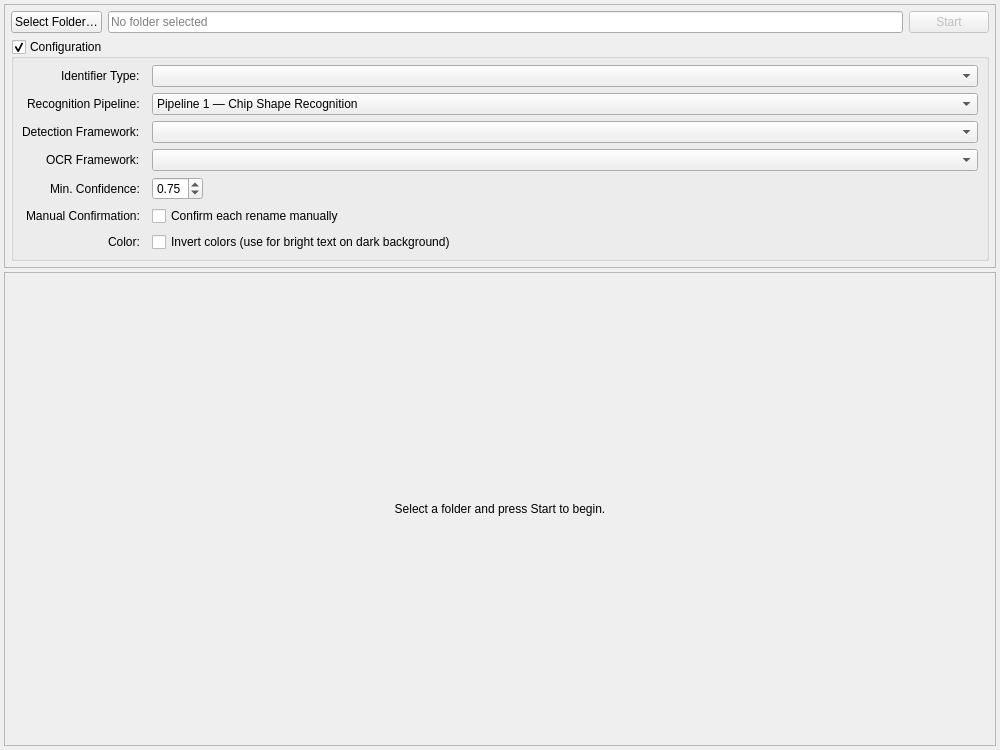
<?xml version="1.0" encoding="UTF-8"?>
<ui version="4.0">
 <class>SciBitWidget</class>
 <widget class="QWidget" name="SciBitWidget">
  <property name="geometry">
   <rect>
    <x>0</x>
    <y>0</y>
    <width>1000</width>
    <height>750</height>
   </rect>
  </property>
  <property name="windowTitle">
   <string>SCIBIT</string>
  </property>
  <layout class="QVBoxLayout" name="main_layout">
   <property name="spacing">
    <number>4</number>
   </property>
   <property name="leftMargin">
    <number>4</number>
   </property>
   <property name="topMargin">
    <number>4</number>
   </property>
   <property name="rightMargin">
    <number>4</number>
   </property>
   <property name="bottomMargin">
    <number>4</number>
   </property>

   <!-- ================================================================
        CONTROL BAR — always visible, disabled during processing
        ================================================================ -->
   <item>
    <widget class="QFrame" name="control_bar_frame">
     <property name="frameShape">
      <enum>QFrame::Shape::StyledPanel</enum>
     </property>
     <property name="frameShadow">
      <enum>QFrame::Shadow::Raised</enum>
     </property>
     <layout class="QVBoxLayout" name="control_bar_layout">
      <property name="spacing">
       <number>6</number>
      </property>
      <property name="leftMargin">
       <number>6</number>
      </property>
      <property name="topMargin">
       <number>6</number>
      </property>
      <property name="rightMargin">
       <number>6</number>
      </property>
      <property name="bottomMargin">
       <number>6</number>
      </property>

      <!-- Row 1: Folder selection + Start button -->
      <item>
       <layout class="QHBoxLayout" name="folder_row_layout">
        <property name="spacing">
         <number>6</number>
        </property>
        <item>
         <widget class="QPushButton" name="select_folder_btn">
          <property name="text">
           <string>Select Folder…</string>
          </property>
          <property name="minimumWidth">
           <number>110</number>
          </property>
         </widget>
        </item>
        <item>
         <widget class="QLineEdit" name="folder_path_edit">
          <property name="readOnly">
           <bool>true</bool>
          </property>
          <property name="placeholderText">
           <string>No folder selected</string>
          </property>
         </widget>
        </item>
        <item>
         <widget class="QPushButton" name="start_btn">
          <property name="text">
           <string>Start</string>
          </property>
          <property name="minimumWidth">
           <number>80</number>
          </property>
          <property name="enabled">
           <bool>false</bool>
          </property>
         </widget>
        </item>
       </layout>
      </item>

      <!-- Row 2: Configuration group -->
      <item>
       <widget class="QGroupBox" name="config_group">
        <property name="title">
         <string>Configuration</string>
        </property>
        <property name="checkable">
         <bool>true</bool>
        </property>
        <property name="checked">
         <bool>true</bool>
        </property>
        <layout class="QFormLayout" name="config_form_layout">
         <property name="labelAlignment">
          <set>Qt::AlignmentFlag::AlignRight|Qt::AlignmentFlag::AlignVCenter</set>
         </property>
         <property name="horizontalSpacing">
          <number>12</number>
         </property>
         <property name="verticalSpacing">
          <number>6</number>
         </property>
         <property name="leftMargin">
          <number>8</number>
         </property>
         <property name="topMargin">
          <number>6</number>
         </property>
         <property name="rightMargin">
          <number>8</number>
         </property>
         <property name="bottomMargin">
          <number>6</number>
         </property>

         <item row="0" column="0">
          <widget class="QLabel" name="chip_type_label">
           <property name="text">
            <string>Identifier Type:</string>
           </property>
          </widget>
         </item>
         <item row="0" column="1">
          <widget class="QComboBox" name="chip_type_combo">
           <property name="minimumWidth">
            <number>200</number>
           </property>
          </widget>
         </item>

         <item row="1" column="0">
          <widget class="QLabel" name="pipeline_label">
           <property name="text">
            <string>Recognition Pipeline:</string>
           </property>
          </widget>
         </item>
         <item row="1" column="1">
          <widget class="QComboBox" name="pipeline_combo">
           <item>
            <property name="text">
             <string>Pipeline 1 — Chip Shape Recognition</string>
            </property>
           </item>
           <item>
            <property name="text">
             <string>Pipeline 2 — ROI Tolerance Correction</string>
            </property>
           </item>
          </widget>
         </item>

         <item row="2" column="0">
          <widget class="QLabel" name="detection_framework_label">
           <property name="text">
            <string>Detection Framework:</string>
           </property>
          </widget>
         </item>
         <item row="2" column="1">
          <widget class="QComboBox" name="detection_framework_combo"/>
         </item>

         <item row="3" column="0">
          <widget class="QLabel" name="ocr_framework_label">
           <property name="text">
            <string>OCR Framework:</string>
           </property>
          </widget>
         </item>
         <item row="3" column="1">
          <widget class="QComboBox" name="ocr_framework_combo"/>
         </item>

         <item row="4" column="0">
          <widget class="QLabel" name="min_confidence_label">
           <property name="text">
            <string>Min. Confidence:</string>
           </property>
          </widget>
         </item>
         <item row="4" column="1">
          <layout class="QHBoxLayout">
           <item>
            <widget class="QDoubleSpinBox" name="min_confidence_spin">
             <property name="minimum">
              <double>0.000000000000000</double>
             </property>
             <property name="maximum">
              <double>1.000000000000000</double>
             </property>
             <property name="singleStep">
              <double>0.050000000000000</double>
             </property>
             <property name="value">
              <double>0.750000000000000</double>
             </property>
             <property name="decimals">
              <number>2</number>
             </property>
            </widget>
           </item>
           <item>
            <spacer>
             <property name="orientation">
              <enum>Qt::Orientation::Horizontal</enum>
             </property>
             <property name="sizeHint" stdset="0">
              <size><width>40</width><height>20</height></size>
             </property>
            </spacer>
           </item>
          </layout>
         </item>

         <item row="5" column="0">
          <widget class="QLabel" name="rename_preview_label">
           <property name="text">
            <string>Manual Confirmation:</string>
           </property>
          </widget>
         </item>
         <item row="5" column="1">
          <widget class="QCheckBox" name="rename_preview_check">
           <property name="text">
            <string>Confirm each rename manually</string>
           </property>
          </widget>
         </item>

         <item row="6" column="0">
          <widget class="QLabel" name="invert_color_label">
           <property name="text">
            <string>Color:</string>
           </property>
          </widget>
         </item>
         <item row="6" column="1">
          <widget class="QCheckBox" name="invert_color_check">
           <property name="text">
            <string>Invert colors (use for bright text on dark background)</string>
           </property>
          </widget>
         </item>

        </layout>
       </widget>
      </item>
      <!-- End config_group -->

     </layout>
    </widget>
   </item>
   <!-- End control_bar_frame -->

   <!-- ================================================================
        PROCESS AREA — dynamic content injected at runtime
        ================================================================ -->
   <item>
    <widget class="QFrame" name="process_area_frame">
     <property name="frameShape">
      <enum>QFrame::Shape::StyledPanel</enum>
     </property>
     <property name="frameShadow">
      <enum>QFrame::Shadow::Sunken</enum>
     </property>
     <property name="sizePolicy">
      <sizepolicy hsizetype="Expanding" vsizetype="Expanding">
       <horstretch>0</horstretch>
       <verstretch>1</verstretch>
      </sizepolicy>
     </property>
     <layout class="QVBoxLayout" name="process_area_layout">
      <property name="spacing">
       <number>0</number>
      </property>
      <property name="leftMargin">
       <number>0</number>
      </property>
      <property name="topMargin">
       <number>0</number>
      </property>
      <property name="rightMargin">
       <number>0</number>
      </property>
      <property name="bottomMargin">
       <number>0</number>
      </property>
      <item>
       <widget class="QLabel" name="process_placeholder_label">
        <property name="text">
         <string>Select a folder and press Start to begin.</string>
        </property>
        <property name="alignment">
         <set>Qt::AlignmentFlag::AlignHCenter|Qt::AlignmentFlag::AlignVCenter</set>
        </property>
       </widget>
      </item>
     </layout>
    </widget>
   </item>
   <!-- End process_area_frame -->

  </layout>
 </widget>
 <resources/>
 <connections/>
</ui>
